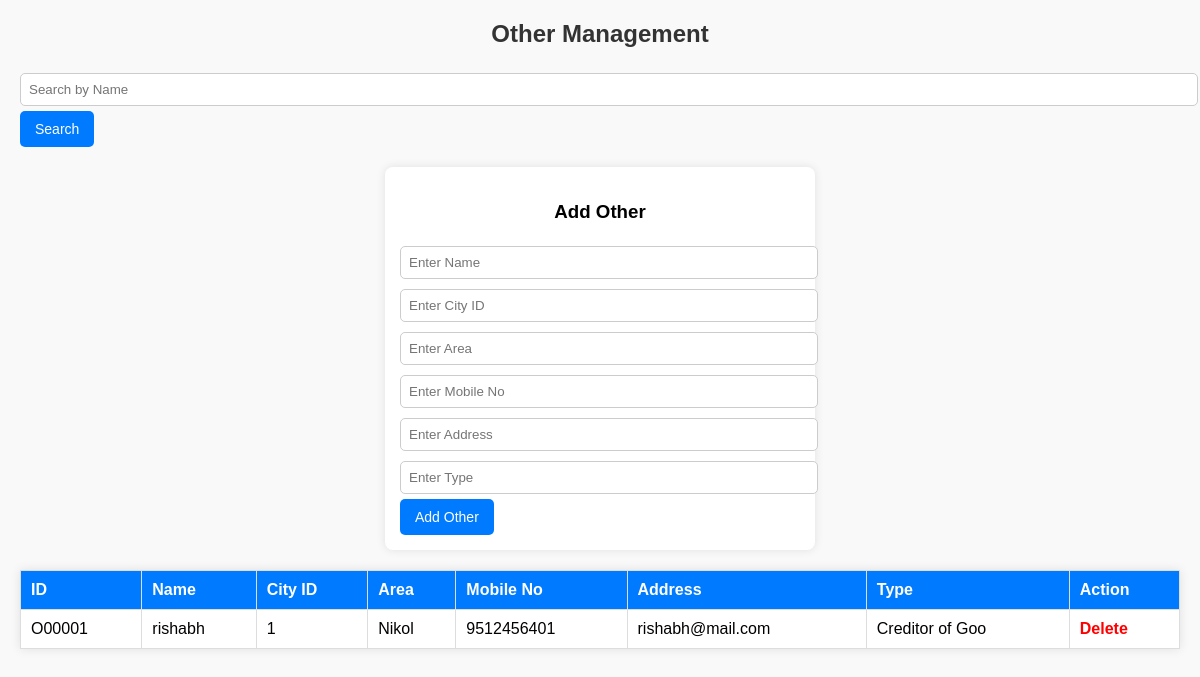
Screenshot of /other.php with the database file from the repository.
### tables this page shows
CREATE TABLE `mstother` (
  `OtherId` varchar(6) NOT NULL CHECK (`OtherId` like 'O%'),
  `OtherName` varchar(35) NOT NULL,
  `Cityid` decimal(4,0) NOT NULL,
  `OtherArea` varchar(15) DEFAULT NULL,
  `OtherMobileNo` decimal(11,0) NOT NULL,
  `OtherAddress` varchar(70) NOT NULL,
  `OtherType` varchar(15) NOT NULL
);

### other.php (the view, shortened to what this page needs)
<?php
include 'db.php';
$search = "";
if (isset($_GET['search'])) {
    $search = $_GET['search'];
    $query = "SELECT * FROM mstOther WHERE OtherName LIKE '%$search%'";
} else {
    $query = "SELECT * FROM mstOther";
}
$result = $conn->query($query);
?>
<!DOCTYPE html>
<html lang="en">
<head>
</head>
<body>
    <h2>Other Management</h2>
    <form method="GET">
        <input type="text" name="search" placeholder="Search by Name" value="<?= htmlspecialchars($search) ?>">
        <button type="submit">Search</button>
    </form>
    <div class="form-container">
        <h3>Add Other</h3>
        <form method="POST">
            <input type="text" name="OtherName" placeholder="Enter Name" required>
            <input type="number" name="Cityid" placeholder="Enter City ID" required>
            <input type="text" name="OtherArea" placeholder="Enter Area">
            <input type="text" name="OtherMobileNo" placeholder="Enter Mobile No" required>
            <input type="text" name="OtherAddress" placeholder="Enter Address" required>
            <input type="text" name="OtherType" placeholder="Enter Type" required>
            <button type="submit" name="addOther">Add Other</button>
        </form>
    </div>
    <table>
        <thead>
            <tr>
                <th>ID</th>
                <th>Name</th>
                <th>City ID</th>
                <th>Area</th>
                <th>Mobile No</th>
                <th>Address</th>
                <th>Type</th>
                <th>Action</th>
            </tr>
        </thead>
        <tbody>
            <?php while ($row = $result->fetch_assoc()): ?>
                <tr>
                    <td><?= htmlspecialchars($row['OtherId']) ?></td>
                    <td><?= htmlspecialchars($row['OtherName']) ?></td>
                    <td><?= htmlspecialchars($row['Cityid']) ?></td>
                    <td><?= htmlspecialchars($row['OtherArea']) ?></td>
                    <td><?= htmlspecialchars($row['OtherMobileNo']) ?></td>
                    <td><?= htmlspecialchars($row['OtherAddress']) ?></td>
                    <td><?= htmlspecialchars($row['OtherType']) ?></td>
                    <td>
                        <a href="?delete=<?= $row['OtherId'] ?>" onclick="return confirm('Are you sure?')">Delete</a>
                    </td>
                </tr>
            <?php endwhile; ?>
        </tbody>
    </table>
</body>
</html>

### other.php (style rules this page uses)
body { font-family: Arial, sans-serif; margin: 20px; }
table { width: 100%; border-collapse: collapse; margin-top: 20px; }
th, td { border: 1px solid black; padding: 8px; text-align: left; }
th { background-color: #f2f2f2; }
.form-container { margin-bottom: 20px; }
body { font-family: Arial, sans-serif; margin: 20px; background-color: #f9f9f9; }
h2 { text-align: center; color: #333; }
button { padding: 10px 15px; border: none; background-color: #007bff; color: white; cursor: pointer; border-radius: 5px; font-size: 14px; }
input[type="text"], input[type="number"] { width: 100%; padding: 8px; margin: 5px 0; border: 1px solid #ccc; border-radius: 5px; }
.form-container { max-width: 400px; background: white; padding: 15px; margin: 20px auto; border-radius: 8px; box-shadow: 0px 0px 10px rgba(0, 0, 0, 0.1); }
.form-container h3 { text-align: center; }
table { width: 100%; border-collapse: collapse; background: white; box-shadow: 0px 0px 10px rgba(0, 0, 0, 0.1); margin-top: 20px; }
th, td { border: 1px solid #ddd; padding: 10px; text-align: left; }
th { background-color: #007bff; color: white; }
td { background-color: #fff; }
td a { color: red; text-decoration: none; font-weight: bold; }

### rows the page displays
mstother: OtherId "O00001", OtherName "rishabh", Cityid "1", OtherArea "Nikol", OtherMobileNo "9512456401", OtherAddress "rishabh@mail.com", OtherType "Creditor of Goo"
